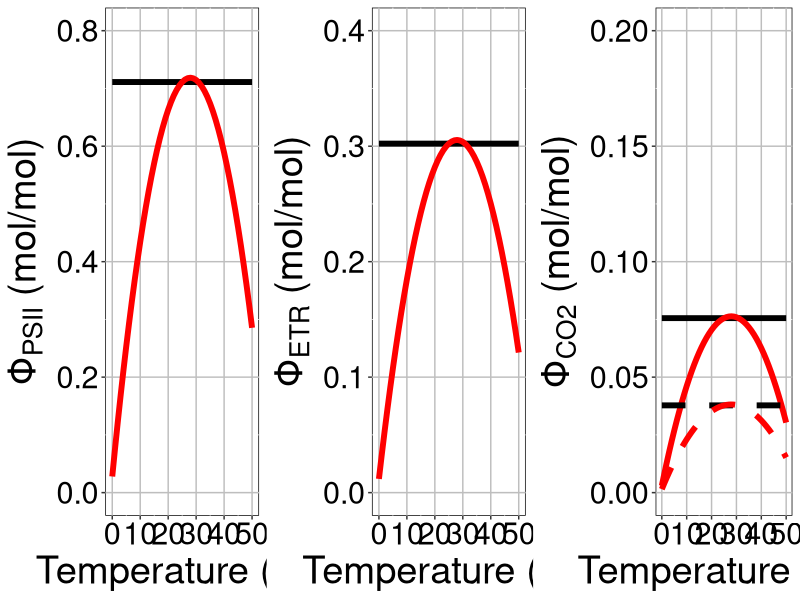

Write the R code that produced this figure.
# box_figure.R
## code to create a figure for the different types of phi box
## three-panel figure with (a) phi psii, (b) phi etr, and (c) phi co2 temperature responses
## under three conditions: (1) no phi psii temperature response, 
## (2) yes phi psii temperature response,
## (3) differential electron partitioning for the phi co2 response

### functions
multiplot <- function(..., plotlist=NULL, file, cols=1, layout=NULL) {
  library(grid)
  
  # Make a list from the ... arguments and plotlist
  plots <- c(list(...), plotlist)
  
  numPlots = length(plots)
  
  # If layout is NULL, then use 'cols' to determine layout
  if (is.null(layout)) {
    # Make the panel
    # ncol: Number of columns of plots
    # nrow: Number of rows needed, calculated from # of cols
    layout <- matrix(seq(1, cols * ceiling(numPlots/cols)),
                     ncol = cols, nrow = ceiling(numPlots/cols))
  }
  
  if (numPlots==1) {
    print(plots[[1]])
    
  } else {
    # Set up the page
    grid.newpage()
    pushViewport(viewport(layout = grid.layout(nrow(layout), ncol(layout))))
    
    # Make each plot, in the correct location
    for (i in 1:numPlots) {
      # Get the i,j matrix positions of the regions that contain this subplot
      matchidx <- as.data.frame(which(layout == i, arr.ind = TRUE))
      
      print(plots[[i]], vp = viewport(layout.pos.row = matchidx$row,
                                      layout.pos.col = matchidx$col))
    }
  }
}

### libraries
library(ggplot2)



### define some parameters
lowEP <- 4 # low value of electron partitioning (e needed to fix mol CO2)
highEP <- 8 # high value of electron partitioning (e needed to fix mol CO2)
light <- 800 # par (umol m-2 s-1)
abs <- 0.85 # light absorbance
PP <- 0.5 # photon partitioning between PSII and PSI

### make a data frame
t_sequence <- seq(0, 50, 1)

b_tresp <- 0.0495
c_tresp <- 0.000887

### get some y-axis scaling values
topt_posch <- b_tresp / (2 * c_tresp)
model_avg_phi_psii <- (0.66 + 0.75 + 0.85 + 0.66+ 0.75 + 0.61 + 0.75) / 7

a_tresp <- model_avg_phi_psii - ((b_tresp * topt_posch) - (c_tresp * topt_posch^2)) # a, given the assumption that model average phi psii is at the temperature optimum estimated from the data

phi_psii_noT <- a_tresp + 
  (b_tresp * 25) - 
  (c_tresp * 25 * 25) # change based on Brad's results
phi_etr_noT <- phi_psii_noT * abs * PP
phi_co2_noT_lowEP <- phi_etr_noT / lowEP
phi_co2_noT_highEP <- phi_etr_noT / highEP

phi_psii_yesT <- a_tresp + 
  (b_tresp * t_sequence) - 
  (c_tresp * t_sequence * t_sequence) # change based on Brad's results
phi_etr_yesT <- phi_psii_yesT * abs * PP
phi_co2_yesT_lowEP <- phi_etr_yesT / lowEP
phi_co2_yesT_highEP <- phi_etr_yesT / highEP

phi_df <- as.data.frame(cbind(t_sequence, 
                              phi_psii_noT, phi_etr_noT, phi_co2_noT_lowEP, phi_co2_noT_highEP,
                              phi_psii_yesT, phi_etr_yesT, phi_co2_yesT_lowEP, phi_co2_yesT_highEP))

### make some figures

phi_psii_plot <- ggplot(data = phi_df, aes(y = phi_psii_noT, x = t_sequence)) +
  theme(legend.position = 'none',
        legend.text = element_text(size = rel(2)),
        axis.title.y=element_text(size=rel(2.5), colour = 'black'),
        axis.title.x=element_text(size=rel(2.5), colour = 'black'),
        axis.text.x=element_text(size=rel(2.5), colour = 'black'),
        axis.text.y=element_text(size=rel(2.5), colour = 'black'),
        panel.background = element_rect(fill = 'white', colour = 'black'),
        panel.grid.major = element_line(colour = "grey")) +
  geom_line(size = 2, color = 'black') +
  geom_line(size = 2, color = 'red', aes(y = phi_psii_yesT)) +
  ylim(c(0, 0.8)) + 
  ylab(expression('Φ'['PSII'] * ' (mol/mol)')) +
  xlab('Temperature (°C)')

phi_etr_plot <- ggplot(data = phi_df, aes(y = phi_etr_noT, x = t_sequence)) +
  theme(legend.position = 'none',
        legend.text = element_text(size = rel(2)),
        axis.title.y=element_text(size=rel(2.5), colour = 'black'),
        axis.title.x=element_text(size=rel(2.5), colour = 'black'),
        axis.text.x=element_text(size=rel(2.5), colour = 'black'),
        axis.text.y=element_text(size=rel(2.5), colour = 'black'),
        panel.background = element_rect(fill = 'white', colour = 'black'),
        panel.grid.major = element_line(colour = "grey")) +
  geom_line(size = 2, color = 'black') +
  geom_line(size = 2, color = 'red', aes(y = phi_etr_yesT)) +
  ylim(c(0, 0.4)) + 
  ylab(expression('Φ'['ETR'] * ' (mol/mol)')) +
  xlab('Temperature (°C)')

phi_co2_plot <- ggplot(data = phi_df, aes(y = phi_co2_noT_lowEP, x = t_sequence)) +
  theme(legend.position = 'none',
        legend.text = element_text(size = rel(2)),
        axis.title.y=element_text(size=rel(2.5), colour = 'black'),
        axis.title.x=element_text(size=rel(2.5), colour = 'black'),
        axis.text.x=element_text(size=rel(2.5), colour = 'black'),
        axis.text.y=element_text(size=rel(2.5), colour = 'black'),
        panel.background = element_rect(fill = 'white', colour = 'black'),
        panel.grid.major = element_line(colour = "grey")) +
  geom_line(size = 2, color = 'black') +
  geom_line(size = 2, color = 'red', aes(y = phi_co2_yesT_lowEP)) +
  geom_line(size = 2, color = 'black', lty = 2, aes(y = phi_co2_noT_highEP)) +
  geom_line(size = 2, color = 'red', lty = 2, aes(y = phi_co2_yesT_highEP)) +
  ylim(c(0, 0.2)) + 
  ylab(expression('Φ'['CO2'] * ' (mol/mol)')) +
  xlab('Temperature (°C)')

jpeg(filename = "plots/phi_plot.jpeg", 
     width = 21, height = 7, units = 'in', res = 600)
multiplot(phi_psii_plot, phi_etr_plot, phi_co2_plot, cols = 3)
dev.off()
